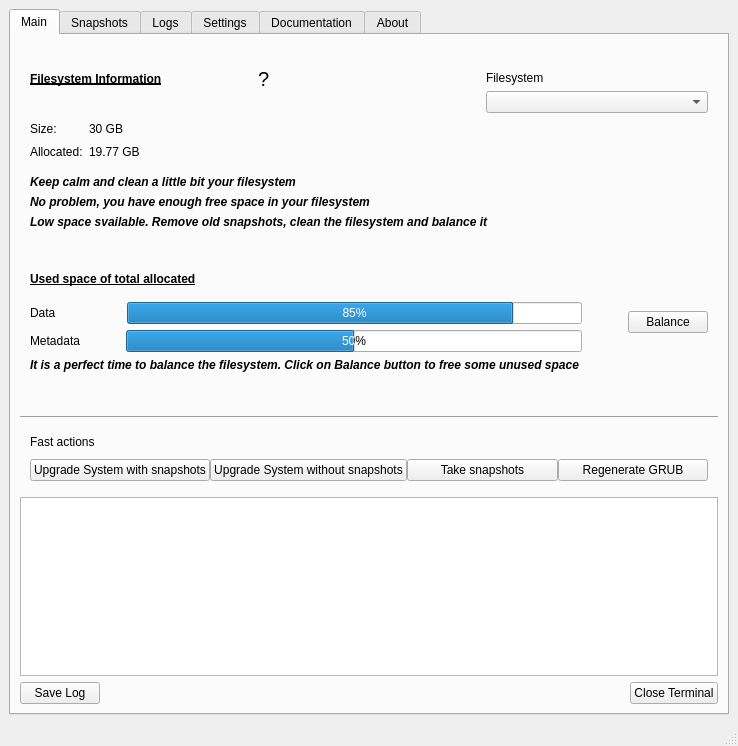
<?xml version="1.0" encoding="UTF-8"?>
<ui version="4.0">
 <class>MainWindow</class>
 <widget class="QMainWindow" name="MainWindow">
  <property name="geometry">
   <rect>
    <x>0</x>
    <y>0</y>
    <width>738</width>
    <height>746</height>
   </rect>
  </property>
  <property name="windowTitle">
   <string>MainWindow</string>
  </property>
  <widget class="QWidget" name="centralwidget">
   <layout class="QVBoxLayout" name="verticalLayout_10">
    <item>
     <widget class="QTabWidget" name="tab_buttermanager">
      <property name="currentIndex">
       <number>0</number>
      </property>
      <widget class="QWidget" name="tab_main">
       <attribute name="title">
        <string>Main</string>
       </attribute>
       <layout class="QVBoxLayout" name="verticalLayout_3">
        <item>
         <layout class="QVBoxLayout" name="verticalLayout_4"/>
        </item>
        <item>
         <layout class="QHBoxLayout" name="horizontalLayout_2">
          <property name="leftMargin">
           <number>10</number>
          </property>
          <property name="rightMargin">
           <number>10</number>
          </property>
          <item>
           <widget class="QLabel" name="label_filesystem_info">
            <property name="font">
             <font>
              <weight>75</weight>
              <bold>true</bold>
              <underline>true</underline>
             </font>
            </property>
            <property name="text">
             <string>Filesystem Information</string>
            </property>
           </widget>
          </item>
          <item>
           <widget class="QLabel" name="label_filesystem_info_more">
            <property name="font">
             <font>
              <pointsize>15</pointsize>
             </font>
            </property>
            <property name="text">
             <string>?</string>
            </property>
           </widget>
          </item>
          <item>
           <layout class="QVBoxLayout" name="verticalLayout_5">
            <item>
             <spacer name="verticalSpacer_20">
              <property name="orientation">
               <enum>Qt::Vertical</enum>
              </property>
              <property name="sizeHint" stdset="0">
               <size>
                <width>20</width>
                <height>40</height>
               </size>
              </property>
             </spacer>
            </item>
            <item>
             <widget class="QLabel" name="label_filesystem">
              <property name="text">
               <string>Filesystem</string>
              </property>
             </widget>
            </item>
            <item>
             <widget class="QComboBox" name="combobox_filesystem"/>
            </item>
           </layout>
          </item>
         </layout>
        </item>
        <item>
         <layout class="QGridLayout" name="gridLayout">
          <property name="leftMargin">
           <number>10</number>
          </property>
          <property name="topMargin">
           <number>0</number>
          </property>
          <property name="rightMargin">
           <number>10</number>
          </property>
          <property name="bottomMargin">
           <number>10</number>
          </property>
          <item row="0" column="0">
           <widget class="QLabel" name="label_filesystem_size">
            <property name="text">
             <string>Size:</string>
            </property>
           </widget>
          </item>
          <item row="0" column="1">
           <widget class="QLabel" name="label_filesystem_size_value">
            <property name="text">
             <string>30 GB</string>
            </property>
           </widget>
          </item>
          <item row="1" column="1">
           <widget class="QLabel" name="label_filesystem_allocated_value">
            <property name="text">
             <string>19.77 GB</string>
            </property>
           </widget>
          </item>
          <item row="1" column="0">
           <widget class="QLabel" name="label_filesystem_allocated">
            <property name="text">
             <string>Allocated:</string>
            </property>
           </widget>
          </item>
          <item row="0" column="2">
           <spacer name="horizontalSpacer_6">
            <property name="orientation">
             <enum>Qt::Horizontal</enum>
            </property>
            <property name="sizeHint" stdset="0">
             <size>
              <width>40</width>
              <height>20</height>
             </size>
            </property>
           </spacer>
          </item>
         </layout>
        </item>
        <item>
         <layout class="QVBoxLayout" name="verticalLayout_9">
          <property name="leftMargin">
           <number>10</number>
          </property>
          <property name="rightMargin">
           <number>10</number>
          </property>
          <item>
           <widget class="QLabel" name="label_space_danger">
            <property name="font">
             <font>
              <weight>75</weight>
              <italic>true</italic>
              <bold>true</bold>
             </font>
            </property>
            <property name="text">
             <string>Keep calm and clean a little bit your filesystem</string>
            </property>
           </widget>
          </item>
          <item>
           <widget class="QLabel" name="label_space_ok">
            <property name="font">
             <font>
              <weight>75</weight>
              <italic>true</italic>
              <bold>true</bold>
             </font>
            </property>
            <property name="text">
             <string>No problem, you have enough free space in your filesystem</string>
            </property>
           </widget>
          </item>
          <item>
           <widget class="QLabel" name="label_space_ko">
            <property name="font">
             <font>
              <weight>75</weight>
              <italic>true</italic>
              <bold>true</bold>
             </font>
            </property>
            <property name="text">
             <string>Low space svailable. Remove old snapshots, clean the filesystem and balance it</string>
            </property>
           </widget>
          </item>
          <item>
           <spacer name="verticalSpacer">
            <property name="orientation">
             <enum>Qt::Vertical</enum>
            </property>
            <property name="sizeHint" stdset="0">
             <size>
              <width>20</width>
              <height>40</height>
             </size>
            </property>
           </spacer>
          </item>
         </layout>
        </item>
        <item>
         <layout class="QHBoxLayout" name="horizontalLayout_7">
          <property name="leftMargin">
           <number>10</number>
          </property>
          <property name="topMargin">
           <number>10</number>
          </property>
          <property name="rightMargin">
           <number>10</number>
          </property>
          <property name="bottomMargin">
           <number>10</number>
          </property>
          <item>
           <layout class="QVBoxLayout" name="verticalLayout_8">
            <item>
             <widget class="QLabel" name="label_filesystem_lost_info">
              <property name="font">
               <font>
                <weight>75</weight>
                <bold>true</bold>
                <underline>true</underline>
               </font>
              </property>
              <property name="text">
               <string>Used space of total allocated</string>
              </property>
             </widget>
            </item>
            <item>
             <spacer name="verticalSpacer_3">
              <property name="orientation">
               <enum>Qt::Vertical</enum>
              </property>
              <property name="sizeType">
               <enum>QSizePolicy::Fixed</enum>
              </property>
              <property name="sizeHint" stdset="0">
               <size>
                <width>20</width>
                <height>10</height>
               </size>
              </property>
             </spacer>
            </item>
            <item>
             <layout class="QHBoxLayout" name="horizontalLayout_8" stretch="0,0,0,0">
              <property name="spacing">
               <number>6</number>
              </property>
              <item>
               <widget class="QLabel" name="label_filesystem_data">
                <property name="text">
                 <string>Data</string>
                </property>
               </widget>
              </item>
              <item>
               <spacer name="horizontalSpacer_2">
                <property name="orientation">
                 <enum>Qt::Horizontal</enum>
                </property>
                <property name="sizeType">
                 <enum>QSizePolicy::Fixed</enum>
                </property>
                <property name="sizeHint" stdset="0">
                 <size>
                  <width>65</width>
                  <height>20</height>
                 </size>
                </property>
               </spacer>
              </item>
              <item>
               <widget class="QProgressBar" name="progressbar_data">
                <property name="value">
                 <number>85</number>
                </property>
               </widget>
              </item>
              <item>
               <spacer name="horizontalSpacer_4">
                <property name="orientation">
                 <enum>Qt::Horizontal</enum>
                </property>
                <property name="sizeType">
                 <enum>QSizePolicy::Fixed</enum>
                </property>
                <property name="sizeHint" stdset="0">
                 <size>
                  <width>40</width>
                  <height>20</height>
                 </size>
                </property>
               </spacer>
              </item>
             </layout>
            </item>
            <item>
             <layout class="QHBoxLayout" name="horizontalLayout_9" stretch="0,0,0,0">
              <item>
               <widget class="QLabel" name="label_filesystem_metadata">
                <property name="text">
                 <string>Metadata</string>
                </property>
               </widget>
              </item>
              <item>
               <spacer name="horizontalSpacer_3">
                <property name="orientation">
                 <enum>Qt::Horizontal</enum>
                </property>
                <property name="sizeType">
                 <enum>QSizePolicy::Fixed</enum>
                </property>
                <property name="sizeHint" stdset="0">
                 <size>
                  <width>40</width>
                  <height>20</height>
                 </size>
                </property>
               </spacer>
              </item>
              <item>
               <widget class="QProgressBar" name="progressbar_metadata">
                <property name="value">
                 <number>50</number>
                </property>
               </widget>
              </item>
              <item>
               <spacer name="horizontalSpacer_5">
                <property name="orientation">
                 <enum>Qt::Horizontal</enum>
                </property>
                <property name="sizeType">
                 <enum>QSizePolicy::Fixed</enum>
                </property>
                <property name="sizeHint" stdset="0">
                 <size>
                  <width>40</width>
                  <height>20</height>
                 </size>
                </property>
               </spacer>
              </item>
             </layout>
            </item>
            <item>
             <layout class="QHBoxLayout" name="horizontalLayout_4">
              <item>
               <widget class="QLabel" name="label_space_data_danger">
                <property name="font">
                 <font>
                  <weight>75</weight>
                  <italic>true</italic>
                  <bold>true</bold>
                 </font>
                </property>
                <property name="text">
                 <string>It is a perfect time to balance the filesystem. Click on Balance button to free some unused space</string>
                </property>
               </widget>
              </item>
             </layout>
            </item>
           </layout>
          </item>
          <item>
           <widget class="QPushButton" name="button_balance">
            <property name="toolTip">
             <string>Balance the selected filesystem</string>
            </property>
            <property name="text">
             <string>Balance</string>
            </property>
           </widget>
          </item>
         </layout>
        </item>
        <item>
         <spacer name="verticalSpacer_19">
          <property name="orientation">
           <enum>Qt::Vertical</enum>
          </property>
          <property name="sizeHint" stdset="0">
           <size>
            <width>20</width>
            <height>40</height>
           </size>
          </property>
         </spacer>
        </item>
        <item>
         <widget class="Line" name="line_2">
          <property name="orientation">
           <enum>Qt::Horizontal</enum>
          </property>
         </widget>
        </item>
        <item>
         <layout class="QVBoxLayout" name="verticalLayout_6">
          <item>
           <layout class="QVBoxLayout" name="verticalLayout_7">
            <property name="spacing">
             <number>0</number>
            </property>
            <property name="leftMargin">
             <number>10</number>
            </property>
            <property name="topMargin">
             <number>10</number>
            </property>
            <property name="rightMargin">
             <number>10</number>
            </property>
            <property name="bottomMargin">
             <number>10</number>
            </property>
            <item>
             <widget class="QLabel" name="label_other_operations">
              <property name="text">
               <string>Fast actions</string>
              </property>
             </widget>
            </item>
            <item>
             <spacer name="verticalSpacer_2">
              <property name="orientation">
               <enum>Qt::Vertical</enum>
              </property>
              <property name="sizeType">
               <enum>QSizePolicy::Fixed</enum>
              </property>
              <property name="sizeHint" stdset="0">
               <size>
                <width>20</width>
                <height>10</height>
               </size>
              </property>
             </spacer>
            </item>
            <item>
             <layout class="QHBoxLayout" name="horizontalLayout_3">
              <item>
               <widget class="QPushButton" name="button_upgrade_system">
                <property name="toolTip">
                 <string>Upgrade the system creating a previous snapshot and removing old snapshots according to configuration</string>
                </property>
                <property name="text">
                 <string>Upgrade System with snapshots</string>
                </property>
               </widget>
              </item>
              <item>
               <widget class="QPushButton" name="button_upgrade_system_without_snapshots">
                <property name="toolTip">
                 <string>Upgrade the system without creating or deleting snapshots</string>
                </property>
                <property name="text">
                 <string>Upgrade System without snapshots</string>
                </property>
               </widget>
              </item>
              <item>
               <widget class="QPushButton" name="button_fa_take_snapshot">
                <property name="toolTip">
                 <string>Take a BTRFS snapshot</string>
                </property>
                <property name="text">
                 <string>Take snapshots</string>
                </property>
               </widget>
              </item>
              <item>
               <widget class="QPushButton" name="button_regenerate_grub">
                <property name="toolTip">
                 <string>Regenerates GRUB menu including entries for the current snapshots</string>
                </property>
                <property name="text">
                 <string>Regenerate GRUB</string>
                </property>
               </widget>
              </item>
             </layout>
            </item>
           </layout>
          </item>
          <item>
           <widget class="QTextEdit" name="text_edit_console"/>
          </item>
          <item>
           <layout class="QHBoxLayout" name="horizontalLayout">
            <item>
             <widget class="QPushButton" name="button_save_log">
              <property name="font">
               <font>
                <weight>50</weight>
                <italic>false</italic>
                <bold>false</bold>
                <underline>false</underline>
                <strikeout>false</strikeout>
                <kerning>true</kerning>
               </font>
              </property>
              <property name="toolTip">
               <string>Save the log in a txt file</string>
              </property>
              <property name="layoutDirection">
               <enum>Qt::LeftToRight</enum>
              </property>
              <property name="text">
               <string>Save Log</string>
              </property>
             </widget>
            </item>
            <item>
             <spacer name="horizontalSpacer">
              <property name="orientation">
               <enum>Qt::Horizontal</enum>
              </property>
              <property name="sizeHint" stdset="0">
               <size>
                <width>40</width>
                <height>20</height>
               </size>
              </property>
             </spacer>
            </item>
            <item>
             <widget class="QPushButton" name="button_close_terminal">
              <property name="font">
               <font>
                <weight>50</weight>
                <italic>false</italic>
                <bold>false</bold>
                <underline>false</underline>
                <strikeout>false</strikeout>
                <kerning>true</kerning>
               </font>
              </property>
              <property name="toolTip">
               <string>Close the terminal below</string>
              </property>
              <property name="layoutDirection">
               <enum>Qt::LeftToRight</enum>
              </property>
              <property name="text">
               <string>Close Terminal</string>
              </property>
             </widget>
            </item>
           </layout>
          </item>
         </layout>
        </item>
       </layout>
      </widget>
      <widget class="QWidget" name="tab_snapshots">
       <attribute name="title">
        <string>Snapshots</string>
       </attribute>
       <layout class="QVBoxLayout" name="verticalLayout_12">
        <item>
         <layout class="QVBoxLayout" name="verticalLayout_11">
          <item>
           <layout class="QHBoxLayout" name="horizontalLayout_5">
            <item>
             <widget class="QListWidget" name="list_snapshots">
              <property name="selectionMode">
               <enum>QAbstractItemView::MultiSelection</enum>
              </property>
              <property name="selectionBehavior">
               <enum>QAbstractItemView::SelectItems</enum>
              </property>
             </widget>
            </item>
            <item>
             <layout class="QVBoxLayout" name="verticalLayout_13">
              <item>
               <spacer name="verticalSpacer_5">
                <property name="orientation">
                 <enum>Qt::Vertical</enum>
                </property>
                <property name="sizeHint" stdset="0">
                 <size>
                  <width>20</width>
                  <height>40</height>
                 </size>
                </property>
               </spacer>
              </item>
              <item>
               <widget class="QPushButton" name="button_delete_snapshot">
                <property name="toolTip">
                 <string>Remove one or several BTRF snapshots</string>
                </property>
                <property name="text">
                 <string/>
                </property>
               </widget>
              </item>
              <item>
               <widget class="QPushButton" name="button_take_snapshot">
                <property name="toolTip">
                 <string>Take a BTRFS snapshot</string>
                </property>
                <property name="autoFillBackground">
                 <bool>false</bool>
                </property>
                <property name="text">
                 <string/>
                </property>
               </widget>
              </item>
              <item>
               <widget class="QPushButton" name="button_diff">
                <property name="toolTip">
                 <string>Find differences between the selected snapshot and the current state</string>
                </property>
                <property name="text">
                 <string/>
                </property>
               </widget>
              </item>
              <item>
               <widget class="QPushButton" name="button_folder">
                <property name="toolTip">
                 <string>Open the selected snapshot in a file browser</string>
                </property>
                <property name="text">
                 <string/>
                </property>
               </widget>
              </item>
              <item>
               <spacer name="verticalSpacer_4">
                <property name="orientation">
                 <enum>Qt::Vertical</enum>
                </property>
                <property name="sizeHint" stdset="0">
                 <size>
                  <width>20</width>
                  <height>40</height>
                 </size>
                </property>
               </spacer>
              </item>
             </layout>
            </item>
           </layout>
          </item>
         </layout>
        </item>
       </layout>
      </widget>
      <widget class="QWidget" name="tab_logs">
       <attribute name="title">
        <string>Logs</string>
       </attribute>
       <layout class="QHBoxLayout" name="horizontalLayout_10">
        <item>
         <layout class="QHBoxLayout" name="horizontalLayout_6">
          <item>
           <widget class="QListWidget" name="list_logs">
            <property name="selectionMode">
             <enum>QAbstractItemView::SingleSelection</enum>
            </property>
            <property name="selectionBehavior">
             <enum>QAbstractItemView::SelectItems</enum>
            </property>
           </widget>
          </item>
         </layout>
        </item>
        <item>
         <layout class="QVBoxLayout" name="verticalLayout_14">
          <item>
           <spacer name="verticalSpacer_6">
            <property name="orientation">
             <enum>Qt::Vertical</enum>
            </property>
            <property name="sizeHint" stdset="0">
             <size>
              <width>20</width>
              <height>40</height>
             </size>
            </property>
           </spacer>
          </item>
          <item>
           <widget class="QPushButton" name="button_view_log">
            <property name="toolTip">
             <string>View the entire log</string>
            </property>
            <property name="autoFillBackground">
             <bool>false</bool>
            </property>
            <property name="text">
             <string/>
            </property>
           </widget>
          </item>
          <item>
           <widget class="QPushButton" name="button_delete_log">
            <property name="toolTip">
             <string>Remove the log selected</string>
            </property>
            <property name="text">
             <string/>
            </property>
           </widget>
          </item>
          <item>
           <spacer name="verticalSpacer_7">
            <property name="orientation">
             <enum>Qt::Vertical</enum>
            </property>
            <property name="sizeHint" stdset="0">
             <size>
              <width>20</width>
              <height>40</height>
             </size>
            </property>
           </spacer>
          </item>
         </layout>
        </item>
       </layout>
      </widget>
      <widget class="QWidget" name="tab_settings">
       <attribute name="title">
        <string>Settings</string>
       </attribute>
       <layout class="QVBoxLayout" name="verticalLayout_16" stretch="0,0,0,0,0">
        <item>
         <layout class="QVBoxLayout" name="verticalLayout_15">
          <item>
           <layout class="QVBoxLayout" name="verticalLayout_17">
            <property name="leftMargin">
             <number>10</number>
            </property>
            <property name="rightMargin">
             <number>10</number>
            </property>
            <item>
             <widget class="QLabel" name="label_settings_subvolumes">
              <property name="font">
               <font>
                <weight>75</weight>
                <bold>true</bold>
                <underline>true</underline>
               </font>
              </property>
              <property name="text">
               <string>Subvolumes</string>
              </property>
             </widget>
            </item>
            <item>
             <layout class="QHBoxLayout" name="horizontalLayout_11">
              <item>
               <widget class="QPushButton" name="button_add_subvolume">
                <property name="text">
                 <string>Add subvolume</string>
                </property>
               </widget>
              </item>
              <item>
               <spacer name="horizontalSpacer_7">
                <property name="orientation">
                 <enum>Qt::Horizontal</enum>
                </property>
                <property name="sizeHint" stdset="0">
                 <size>
                  <width>40</width>
                  <height>20</height>
                 </size>
                </property>
               </spacer>
              </item>
             </layout>
            </item>
           </layout>
          </item>
          <item>
           <spacer name="verticalSpacer_8">
            <property name="orientation">
             <enum>Qt::Vertical</enum>
            </property>
            <property name="sizeHint" stdset="0">
             <size>
              <width>20</width>
              <height>40</height>
             </size>
            </property>
           </spacer>
          </item>
          <item>
           <layout class="QGridLayout" name="gridLayout_2" columnstretch="5,0,0,0,0">
            <property name="leftMargin">
             <number>10</number>
            </property>
            <property name="rightMargin">
             <number>10</number>
            </property>
            <property name="verticalSpacing">
             <number>6</number>
            </property>
            <item row="1" column="0">
             <widget class="QComboBox" name="combobox_subvolumes"/>
            </item>
            <item row="1" column="1">
             <spacer name="horizontalSpacer_8">
              <property name="orientation">
               <enum>Qt::Horizontal</enum>
              </property>
              <property name="sizeHint" stdset="0">
               <size>
                <width>100</width>
                <height>20</height>
               </size>
              </property>
             </spacer>
            </item>
            <item row="1" column="3">
             <widget class="QPushButton" name="button_delete_subvolume">
              <property name="toolTip">
               <string>Remove the selected subvolume</string>
              </property>
              <property name="text">
               <string/>
              </property>
             </widget>
            </item>
            <item row="1" column="4">
             <widget class="QPushButton" name="button_edit_subvolume">
              <property name="toolTip">
               <string>Edit subvolume configuration</string>
              </property>
              <property name="text">
               <string/>
              </property>
             </widget>
            </item>
            <item row="1" column="2">
             <widget class="QPushButton" name="button_save_subvolume">
              <property name="toolTip">
               <string>Apply changes</string>
              </property>
              <property name="text">
               <string/>
              </property>
             </widget>
            </item>
            <item row="0" column="0">
             <widget class="QLabel" name="label_existing_subvolumes">
              <property name="font">
               <font>
                <weight>75</weight>
                <bold>true</bold>
                <underline>true</underline>
               </font>
              </property>
              <property name="text">
               <string>Existing subvolumes</string>
              </property>
             </widget>
            </item>
           </layout>
          </item>
         </layout>
        </item>
        <item>
         <layout class="QGridLayout" name="gridLayout_3">
          <property name="leftMargin">
           <number>10</number>
          </property>
          <property name="rightMargin">
           <number>10</number>
          </property>
          <item row="0" column="0">
           <widget class="QLineEdit" name="line_edit_snapshot_where">
            <property name="readOnly">
             <bool>false</bool>
            </property>
           </widget>
          </item>
          <item row="1" column="2">
           <widget class="QLabel" name="label_settings_subvolumes_prefix">
            <property name="font">
             <font>
              <pointsize>8</pointsize>
              <italic>true</italic>
             </font>
            </property>
            <property name="text">
             <string>(Prefix of the snapshot stored)</string>
            </property>
           </widget>
          </item>
          <item row="2" column="0">
           <widget class="QCheckBox" name="checkbox_edit_dont_remove_snapshots">
            <property name="text">
             <string>Don't remove any snapshot</string>
            </property>
           </widget>
          </item>
          <item row="0" column="2">
           <widget class="QLabel" name="label_settings_subvolumes_where">
            <property name="font">
             <font>
              <pointsize>8</pointsize>
              <italic>true</italic>
             </font>
            </property>
            <property name="text">
             <string>(Path where the snapshot of the subvolume is stored)</string>
            </property>
           </widget>
          </item>
          <item row="2" column="2">
           <widget class="QLabel" name="label_settings_subvolumes_snapshots_to_keep">
            <property name="font">
             <font>
              <pointsize>8</pointsize>
              <italic>true</italic>
             </font>
            </property>
            <property name="text">
             <string>(Snapshots to keep)</string>
            </property>
           </widget>
          </item>
          <item row="1" column="0">
           <widget class="QLineEdit" name="line_edit_snapshot_prefix">
            <property name="readOnly">
             <bool>false</bool>
            </property>
           </widget>
          </item>
          <item row="2" column="1">
           <widget class="QSpinBox" name="spinbox_edit_snapshots_to_keep"/>
          </item>
         </layout>
        </item>
        <item>
         <spacer name="verticalSpacer_9">
          <property name="orientation">
           <enum>Qt::Vertical</enum>
          </property>
          <property name="sizeHint" stdset="0">
           <size>
            <width>20</width>
            <height>40</height>
           </size>
          </property>
         </spacer>
        </item>
        <item>
         <layout class="QVBoxLayout" name="verticalLayout">
          <property name="leftMargin">
           <number>10</number>
          </property>
          <property name="rightMargin">
           <number>10</number>
          </property>
          <item>
           <widget class="QLabel" name="label_settings_upgrade">
            <property name="font">
             <font>
              <weight>75</weight>
              <bold>true</bold>
              <underline>true</underline>
             </font>
            </property>
            <property name="text">
             <string>Upgrade System</string>
            </property>
           </widget>
          </item>
          <item>
           <widget class="QCheckBox" name="checkbox_startup">
            <property name="text">
             <string>Check updates at startup</string>
            </property>
           </widget>
          </item>
          <item>
           <widget class="QCheckBox" name="checkbox_log">
            <property name="text">
             <string>Save logs automatically</string>
            </property>
           </widget>
          </item>
          <item>
           <widget class="QCheckBox" name="checkbox_snap">
            <property name="text">
             <string>Include snap packages</string>
            </property>
           </widget>
          </item>
          <item>
           <widget class="QCheckBox" name="checkbox_aur">
            <property name="text">
             <string>Include AUR packages</string>
            </property>
           </widget>
          </item>
          <item>
           <widget class="QCheckBox" name="checkbox_grub_btrfs">
            <property name="toolTip">
             <string>Before checking this option, make sure you have GRUB installed. After marking it, the created snapshots of the subvolume mounted as root will be modified to include the appropriate path in the /etc/fstab file</string>
            </property>
            <property name="text">
             <string>Boot the system from GRUB using snapshots</string>
            </property>
           </widget>
          </item>
          <item>
           <spacer name="verticalSpacer_10">
            <property name="orientation">
             <enum>Qt::Vertical</enum>
            </property>
            <property name="sizeHint" stdset="0">
             <size>
              <width>20</width>
              <height>40</height>
             </size>
            </property>
           </spacer>
          </item>
          <item>
           <widget class="QLabel" name="label_settings_ui">
            <property name="font">
             <font>
              <weight>75</weight>
              <bold>true</bold>
              <underline>true</underline>
             </font>
            </property>
            <property name="text">
             <string>UI</string>
            </property>
           </widget>
          </item>
          <item>
           <layout class="QHBoxLayout" name="horizontalLayout_12">
            <item>
             <widget class="QLabel" name="label_font_size">
              <property name="text">
               <string>Font Size</string>
              </property>
             </widget>
            </item>
            <item>
             <widget class="QSpinBox" name="spinbox_font_size"/>
            </item>
            <item>
             <spacer name="horizontalSpacer_9">
              <property name="orientation">
               <enum>Qt::Horizontal</enum>
              </property>
              <property name="sizeHint" stdset="0">
               <size>
                <width>40</width>
                <height>20</height>
               </size>
              </property>
             </spacer>
            </item>
           </layout>
          </item>
         </layout>
        </item>
        <item>
         <spacer name="verticalSpacer_11">
          <property name="orientation">
           <enum>Qt::Vertical</enum>
          </property>
          <property name="sizeHint" stdset="0">
           <size>
            <width>20</width>
            <height>40</height>
           </size>
          </property>
         </spacer>
        </item>
       </layout>
      </widget>
      <widget class="QWidget" name="tab">
       <attribute name="title">
        <string>Documentation</string>
       </attribute>
       <layout class="QVBoxLayout" name="verticalLayout_18">
        <item>
         <layout class="QVBoxLayout" name="verticalLayout_2">
          <item>
           <spacer name="verticalSpacer_13">
            <property name="orientation">
             <enum>Qt::Vertical</enum>
            </property>
            <property name="sizeHint" stdset="0">
             <size>
              <width>20</width>
              <height>40</height>
             </size>
            </property>
           </spacer>
          </item>
          <item>
           <widget class="QLabel" name="label_documentation">
            <property name="layoutDirection">
             <enum>Qt::LeftToRight</enum>
            </property>
            <property name="autoFillBackground">
             <bool>false</bool>
            </property>
            <property name="text">
             <string>For additional documentation about setting up and using Buttermanager, please go to the Wiki of the project</string>
            </property>
            <property name="alignment">
             <set>Qt::AlignCenter</set>
            </property>
           </widget>
          </item>
          <item>
           <spacer name="verticalSpacer_14">
            <property name="orientation">
             <enum>Qt::Vertical</enum>
            </property>
            <property name="sizeType">
             <enum>QSizePolicy::Fixed</enum>
            </property>
            <property name="sizeHint" stdset="0">
             <size>
              <width>20</width>
              <height>40</height>
             </size>
            </property>
           </spacer>
          </item>
          <item>
           <widget class="QPushButton" name="button_wiki">
            <property name="font">
             <font>
              <italic>true</italic>
              <underline>true</underline>
             </font>
            </property>
            <property name="cursor">
             <cursorShape>PointingHandCursor</cursorShape>
            </property>
            <property name="autoFillBackground">
             <bool>false</bool>
            </property>
            <property name="styleSheet">
             <string notr="true">border: none;</string>
            </property>
            <property name="text">
             <string>https://github.com/egara/buttermanager/wiki</string>
            </property>
           </widget>
          </item>
          <item>
           <spacer name="verticalSpacer_12">
            <property name="orientation">
             <enum>Qt::Vertical</enum>
            </property>
            <property name="sizeHint" stdset="0">
             <size>
              <width>20</width>
              <height>40</height>
             </size>
            </property>
           </spacer>
          </item>
         </layout>
        </item>
       </layout>
      </widget>
      <widget class="QWidget" name="tab_2">
       <attribute name="title">
        <string>About</string>
       </attribute>
       <layout class="QVBoxLayout" name="verticalLayout_20">
        <item>
         <layout class="QVBoxLayout" name="verticalLayout_19">
          <item>
           <spacer name="verticalSpacer_18">
            <property name="orientation">
             <enum>Qt::Vertical</enum>
            </property>
            <property name="sizeHint" stdset="0">
             <size>
              <width>20</width>
              <height>40</height>
             </size>
            </property>
           </spacer>
          </item>
          <item>
           <widget class="QLabel" name="label_logo">
            <property name="text">
             <string>Logo</string>
            </property>
            <property name="alignment">
             <set>Qt::AlignCenter</set>
            </property>
           </widget>
          </item>
          <item>
           <spacer name="verticalSpacer_16">
            <property name="orientation">
             <enum>Qt::Vertical</enum>
            </property>
            <property name="sizeHint" stdset="0">
             <size>
              <width>20</width>
              <height>40</height>
             </size>
            </property>
           </spacer>
          </item>
          <item>
           <widget class="QLabel" name="label_app_name">
            <property name="font">
             <font>
              <weight>75</weight>
              <bold>true</bold>
             </font>
            </property>
            <property name="text">
             <string>ButterManager (A BTRFS Tool)</string>
            </property>
            <property name="alignment">
             <set>Qt::AlignCenter</set>
            </property>
           </widget>
          </item>
          <item>
           <widget class="QLabel" name="label_app_version">
            <property name="font">
             <font>
              <weight>75</weight>
              <bold>true</bold>
             </font>
            </property>
            <property name="text">
             <string>v2.4.3</string>
            </property>
            <property name="alignment">
             <set>Qt::AlignCenter</set>
            </property>
           </widget>
          </item>
          <item>
           <spacer name="verticalSpacer_15">
            <property name="orientation">
             <enum>Qt::Vertical</enum>
            </property>
            <property name="sizeHint" stdset="0">
             <size>
              <width>20</width>
              <height>40</height>
             </size>
            </property>
           </spacer>
          </item>
          <item>
           <widget class="QLabel" name="label_app_developer">
            <property name="font">
             <font>
              <weight>50</weight>
              <bold>false</bold>
             </font>
            </property>
            <property name="text">
             <string>Eloy García Almadén</string>
            </property>
            <property name="alignment">
             <set>Qt::AlignCenter</set>
            </property>
           </widget>
          </item>
          <item>
           <widget class="QLabel" name="label_app_email">
            <property name="font">
             <font>
              <weight>50</weight>
              <bold>false</bold>
             </font>
            </property>
            <property name="text">
             <string>eloy.garcia.pca@gmail.com</string>
            </property>
            <property name="alignment">
             <set>Qt::AlignCenter</set>
            </property>
           </widget>
          </item>
          <item>
           <widget class="QPushButton" name="button_github">
            <property name="font">
             <font>
              <italic>true</italic>
              <underline>true</underline>
             </font>
            </property>
            <property name="cursor">
             <cursorShape>PointingHandCursor</cursorShape>
            </property>
            <property name="autoFillBackground">
             <bool>false</bool>
            </property>
            <property name="styleSheet">
             <string notr="true">border: none;</string>
            </property>
            <property name="text">
             <string>https://github.com/egara/buttermanager</string>
            </property>
           </widget>
          </item>
          <item>
           <widget class="QLabel" name="label_app_developer_2">
            <property name="font">
             <font>
              <weight>50</weight>
              <bold>false</bold>
             </font>
            </property>
            <property name="text">
             <string>Jaime Álvarez Fernández (Icon)</string>
            </property>
            <property name="alignment">
             <set>Qt::AlignCenter</set>
            </property>
           </widget>
          </item>
          <item>
           <spacer name="verticalSpacer_17">
            <property name="orientation">
             <enum>Qt::Vertical</enum>
            </property>
            <property name="sizeHint" stdset="0">
             <size>
              <width>20</width>
              <height>40</height>
             </size>
            </property>
           </spacer>
          </item>
         </layout>
        </item>
       </layout>
      </widget>
     </widget>
    </item>
   </layout>
  </widget>
  <widget class="QMenuBar" name="menubar">
   <property name="geometry">
    <rect>
     <x>0</x>
     <y>0</y>
     <width>738</width>
     <height>30</height>
    </rect>
   </property>
  </widget>
  <widget class="QStatusBar" name="statusbar"/>
 </widget>
 <resources/>
 <connections/>
</ui>
